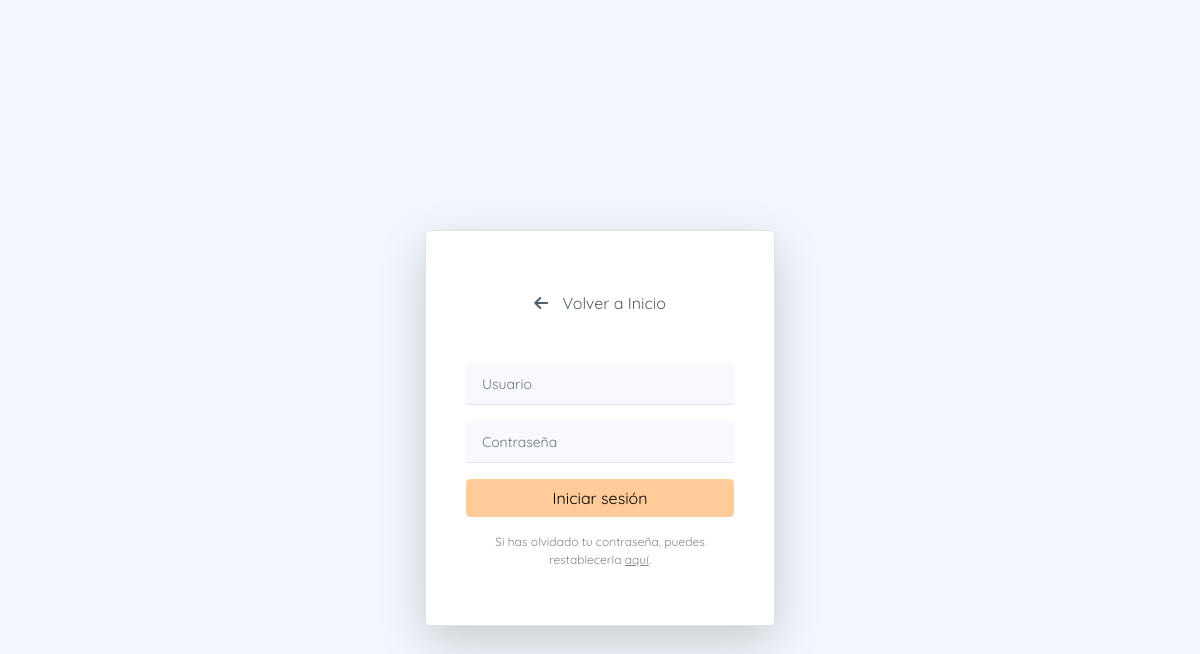
Page /login.php on the earlier database version.
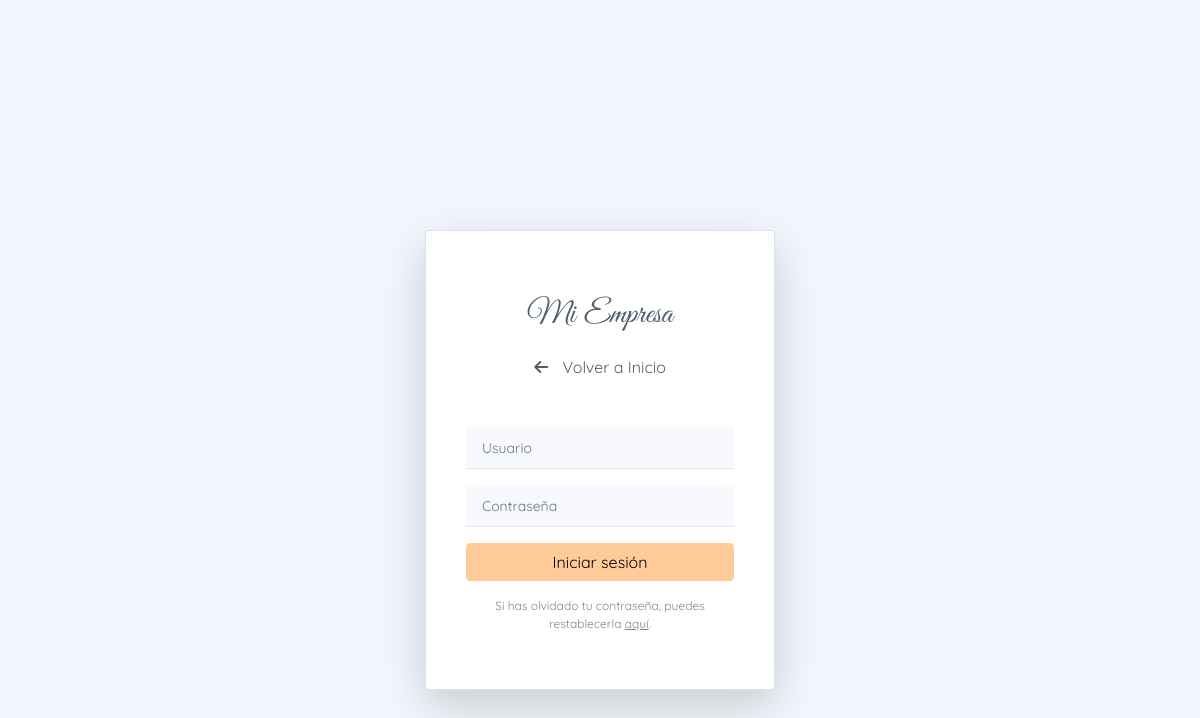
Same page on the later database version.
### tables this page shows
CREATE TABLE `company_info` (
  `key_info` varchar(255) NOT NULL,
  `value_info` longtext NOT NULL,
  `modifiedBy` int(4) NOT NULL
);

### public_html/scripts/get_uri.php (called while the page is built, shortened)
<?php
    function GetBaseUri() {
        return (isset($_SERVER['HTTPS']) && $_SERVER['HTTPS'] === 'on' ? "https" : "http") . "://$_SERVER[HTTP_HOST]";
    }
?>

### connection.php (called while the page is built)
<?php
    $DSN = 'mysql:dbname=vigal;host=127.0.0.1;charset=utf8mb4';
    $DB_user = 'root';
    $DB_pass = '';
?>

### public_html/scripts/get_site_settings.php (called while the page is built, shortened)
<?php
    require_once $_SERVER["DOCUMENT_ROOT"]."/dashboard/scripts/check_url_direct_access.php";
    require_once $_SERVER["DOCUMENT_ROOT"].'/dashboard/scripts/database_connection.php';
    function getSiteSettings() {
        $conn = new DatabaseConnection();
        $res = $conn->query("select * from company_info");
        $res[8]["value_info"] = json_decode($res[8]["value_info"], true);
        $res[4]["value_info"] = json_decode($res[4]["value_info"], true);
        return $res;
    }
?>

### public_html/dashboard/scripts/database_connection.php (called while the page is built, shortened)
<?php
    class DatabaseConnection {
        function __construct() {
            require dirname($_SERVER["DOCUMENT_ROOT"], 1).'/connection.php';
            try {
                $this->conn = new PDO($DSN, $DB_user, $DB_pass);
            } catch (PDOException $e) {
                include $_SERVER["DOCUMENT_ROOT"]."/errorpages/500.php";
                exit();
            }
        }
        public function query($sql) {
            $res = array();
            $aux = $this->conn->query($sql);
            if (gettype($aux) == "object") {
                while ($rows = $aux->fetch(PDO::FETCH_ASSOC)) {
                    array_push($res, $rows);
                }
                return $res;
            } else {
                $this->num_rows = 0;
                return $aux;
            }
        }
    }
?>

### public_html/login.php (the view, shortened to what this page needs)
<?php
    require_once $_SERVER["DOCUMENT_ROOT"]."/scripts/get_site_settings.php";
    require_once $_SERVER["DOCUMENT_ROOT"]."/scripts/get_uri.php";
    require_once $_SERVER["DOCUMENT_ROOT"]."/dashboard/scripts/database_connection.php";
    $site_settings = getSiteSettings();
?>
<!DOCTYPE html>
<html>
<head>
    <link rel="stylesheet" href="<?=GetBaseUri()?>/includes/bootstrap/css/bootstrap.min.css">
    <link rel="stylesheet" href="<?=GetBaseUri()?>/includes/css/fontawesome.all.min.css">
    <link rel="stylesheet" href="<?=GetBaseUri()?>/includes/css/Bootstrap-Callout.css">
    <link rel="stylesheet" href="<?=GetBaseUri()?>/includes/css/Login-Form-Clean.css">
    <link rel="stylesheet" href="<?=GetBaseUri()?>/includes/css/styles.css">
</head>
<body style="background-color: rgb(241,247,252);">
    <div class="login-clean" style="background-color: rgba(241,247,252,0);">
        <form class="border rounded shadow-lg" method="post" style="margin-top: 20px;" action="<?=GetBaseUri()?>/login">
            <div style="margin-top: 20px; text-align: center;">
                <p style="font-family: Great Vibes; font-size: 32px;"><?=$site_settings[2]["value_info"]?></p>
                <a href="<?=GetBaseUri()?>" >
                    <i class="fas fa-arrow-left" style="margin-right: 10px;"></i>
                    Volver a Inicio
                </a>
            </div>
            <div class="mt-5">
                <div class="form-group"><input type="text" class="form-control form-control-sm" name="user" placeholder="Usuario" /></div>
                <div class="form-group"><input class="form-control form-control-sm" type="password" name="password" placeholder="Contraseña"></div>
                <div class="form-group"><button class="btn my-button btn-block" type="submit" style="background-color: rgb(0, 98, 204);">Iniciar sesión</button></div>
                <p class="forgot">Si has olvidado tu contraseña, puedes restablecerla <u><a href="<?=GetBaseUri()?>/password_reset.php">aquí</a></u>.</p>
            </div>
        </form>
    </div>
</body>
</html>

Differences in the rows shown:
added company_info: value_info "Mi Empresa"
